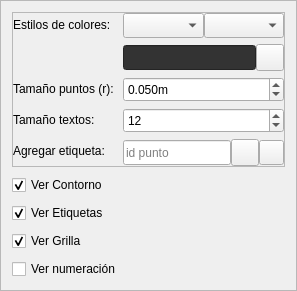
             <widget class="QFrame" name="frame_ResultAnimation0">
              <property name="sizePolicy">
               <sizepolicy hsizetype="Preferred" vsizetype="Preferred">
                <horstretch>0</horstretch>
                <verstretch>0</verstretch>
               </sizepolicy>
              </property>
              <property name="frameShape">
               <enum>QFrame::Shape::StyledPanel</enum>
              </property>
              <property name="frameShadow">
               <enum>QFrame::Shadow::Raised</enum>
              </property>
              <layout class="QVBoxLayout" name="verticalLayout_7">
               <property name="spacing">
                <number>8</number>
               </property>
               <item>
                <widget class="QFrame" name="frame_4">
                 <property name="styleSheet">
                  <string notr="true"/>
                 </property>
                 <property name="frameShape">
                  <enum>QFrame::Shape::StyledPanel</enum>
                 </property>
                 <property name="frameShadow">
                  <enum>QFrame::Shadow::Raised</enum>
                 </property>
                 <layout class="QFormLayout" name="formLayout_4">
                  <property name="horizontalSpacing">
                   <number>0</number>
                  </property>
                  <property name="verticalSpacing">
                   <number>6</number>
                  </property>
                  <property name="leftMargin">
                   <number>0</number>
                  </property>
                  <property name="topMargin">
                   <number>0</number>
                  </property>
                  <property name="rightMargin">
                   <number>0</number>
                  </property>
                  <property name="bottomMargin">
                   <number>0</number>
                  </property>
                  <item row="0" column="0">
                   <widget class="QLabel" name="label_textResultAnimation1_2">
                    <property name="minimumSize">
                     <size>
                      <width>110</width>
                      <height>0</height>
                     </size>
                    </property>
                    <property name="text">
                     <string>Estilos de colores:</string>
                    </property>
                    <property name="QLabelStyle" stdset="0">
                     <number>3</number>
                    </property>
                   </widget>
                  </item>
                  <item row="0" column="1">
                   <layout class="QHBoxLayout" name="horizontalLayout_4">
                    <item>
                     <widget class="QComboBox" name="comboBox_ResultAnimationColorStyles_Resultados">
                      <property name="minimumSize">
                       <size>
                        <width>0</width>
                        <height>25</height>
                       </size>
                      </property>
                      <property name="QComboBoxStyle" stdset="0">
                       <number>1</number>
                      </property>
                     </widget>
                    </item>
                    <item>
                     <widget class="QComboBox" name="comboBox_ResultAnimationColorStyles_Puntos">
                      <property name="minimumSize">
                       <size>
                        <width>0</width>
                        <height>25</height>
                       </size>
                      </property>
                      <property name="QComboBoxStyle" stdset="0">
                       <number>1</number>
                      </property>
                     </widget>
                    </item>
                   </layout>
                  </item>
                  <item row="1" column="1">
                   <layout class="QHBoxLayout" name="horizontalLayout_8">
                    <item>
                     <widget class="QLineEdit" name="lineEdit_textColor">
                      <property name="enabled">
                       <bool>false</bool>
                      </property>
                      <property name="minimumSize">
                       <size>
                        <width>120</width>
                        <height>25</height>
                       </size>
                      </property>
                      <property name="maximumSize">
                       <size>
                        <width>16777215</width>
                        <height>16777215</height>
                       </size>
                      </property>
                      <property name="palette">
                       <palette>
                        <active>
                         <colorrole role="WindowText">
                          <brush brushstyle="SolidPattern">
                           <color alpha="255">
                            <red>221</red>
                            <green>221</green>
                            <blue>221</blue>
                           </color>
                          </brush>
                         </colorrole>
                         <colorrole role="Button">
                          <brush brushstyle="SolidPattern">
                           <color alpha="255">
                            <red>51</red>
                            <green>51</green>
                            <blue>51</blue>
                           </color>
                          </brush>
                         </colorrole>
                         <colorrole role="Text">
                          <brush brushstyle="SolidPattern">
                           <color alpha="255">
                            <red>221</red>
                            <green>221</green>
                            <blue>221</blue>
                           </color>
                          </brush>
                         </colorrole>
                         <colorrole role="ButtonText">
                          <brush brushstyle="SolidPattern">
                           <color alpha="255">
                            <red>221</red>
                            <green>221</green>
                            <blue>221</blue>
                           </color>
                          </brush>
                         </colorrole>
                         <colorrole role="Base">
                          <brush brushstyle="SolidPattern">
                           <color alpha="255">
                            <red>51</red>
                            <green>51</green>
                            <blue>51</blue>
                           </color>
                          </brush>
                         </colorrole>
                         <colorrole role="Window">
                          <brush brushstyle="SolidPattern">
                           <color alpha="255">
                            <red>51</red>
                            <green>51</green>
                            <blue>51</blue>
                           </color>
                          </brush>
                         </colorrole>
                         <colorrole role="PlaceholderText">
                          <brush brushstyle="SolidPattern">
                           <color alpha="128">
                            <red>221</red>
                            <green>221</green>
                            <blue>221</blue>
                           </color>
                          </brush>
                         </colorrole>
                        </active>
                        <inactive>
                         <colorrole role="WindowText">
                          <brush brushstyle="SolidPattern">
                           <color alpha="255">
                            <red>221</red>
                            <green>221</green>
                            <blue>221</blue>
                           </color>
                          </brush>
                         </colorrole>
                         <colorrole role="Button">
                          <brush brushstyle="SolidPattern">
                           <color alpha="255">
                            <red>51</red>
                            <green>51</green>
                            <blue>51</blue>
                           </color>
                          </brush>
                         </colorrole>
                         <colorrole role="Text">
                          <brush brushstyle="SolidPattern">
                           <color alpha="255">
                            <red>221</red>
                            <green>221</green>
                            <blue>221</blue>
                           </color>
                          </brush>
                         </colorrole>
                         <colorrole role="ButtonText">
                          <brush brushstyle="SolidPattern">
                           <color alpha="255">
                            <red>221</red>
                            <green>221</green>
                            <blue>221</blue>
                           </color>
                          </brush>
                         </colorrole>
                         <colorrole role="Base">
                          <brush brushstyle="SolidPattern">
                           <color alpha="255">
                            <red>51</red>
                            <green>51</green>
                            <blue>51</blue>
                           </color>
                          </brush>
                         </colorrole>
                         <colorrole role="Window">
                          <brush brushstyle="SolidPattern">
                           <color alpha="255">
                            <red>51</red>
                            <green>51</green>
                            <blue>51</blue>
                           </color>
                          </brush>
                         </colorrole>
                         <colorrole role="PlaceholderText">
                          <brush brushstyle="SolidPattern">
                           <color alpha="128">
                            <red>221</red>
                            <green>221</green>
                            <blue>221</blue>
                           </color>
                          </brush>
                         </colorrole>
                        </inactive>
                        <disabled>
                         <colorrole role="WindowText">
                          <brush brushstyle="SolidPattern">
                           <color alpha="255">
                            <red>221</red>
                            <green>221</green>
                            <blue>221</blue>
                           </color>
                          </brush>
                         </colorrole>
                         <colorrole role="Button">
                          <brush brushstyle="SolidPattern">
                           <color alpha="255">
                            <red>51</red>
                            <green>51</green>
                            <blue>51</blue>
                           </color>
                          </brush>
                         </colorrole>
                         <colorrole role="Text">
                          <brush brushstyle="SolidPattern">
                           <color alpha="255">
                            <red>221</red>
                            <green>221</green>
                            <blue>221</blue>
                           </color>
                          </brush>
                         </colorrole>
                         <colorrole role="ButtonText">
                          <brush brushstyle="SolidPattern">
                           <color alpha="255">
                            <red>221</red>
                            <green>221</green>
                            <blue>221</blue>
                           </color>
                          </brush>
                         </colorrole>
                         <colorrole role="Base">
                          <brush brushstyle="SolidPattern">
                           <color alpha="255">
                            <red>51</red>
                            <green>51</green>
                            <blue>51</blue>
                           </color>
                          </brush>
                         </colorrole>
                         <colorrole role="Window">
                          <brush brushstyle="SolidPattern">
                           <color alpha="255">
                            <red>51</red>
                            <green>51</green>
                            <blue>51</blue>
                           </color>
                          </brush>
                         </colorrole>
                         <colorrole role="PlaceholderText">
                          <brush brushstyle="SolidPattern">
                           <color alpha="128">
                            <red>221</red>
                            <green>221</green>
                            <blue>221</blue>
                           </color>
                          </brush>
                         </colorrole>
                        </disabled>
                       </palette>
                      </property>
                      <property name="styleSheet">
                       <string notr="true"/>
                      </property>
                      <property name="text">
                       <string/>
                      </property>
                      <property name="QLineEditStyle" stdset="0">
                       <number>2</number>
                      </property>
                     </widget>
                    </item>
                    <item>
                     <widget class="QToolButton" name="btn_select_color">
                      <property name="text">
                       <string/>
                      </property>
                      <property name="icon">
                       <iconset>
                        <normaloff>../resources/iconos/iconos_menu_draw_mesh/colo_picker.svg</normaloff>../resources/iconos/iconos_menu_draw_mesh/colo_picker.svg</iconset>
                      </property>
                      <property name="iconSize">
                       <size>
                        <width>20</width>
                        <height>20</height>
                       </size>
                      </property>
                      <property name="arrowType">
                       <enum>Qt::ArrowType::NoArrow</enum>
                      </property>
                      <property name="QToolButtonStyle" stdset="0">
                       <number>1</number>
                      </property>
                     </widget>
                    </item>
                   </layout>
                  </item>
                  <item row="2" column="0">
                   <widget class="QLabel" name="label_textResultAnimation1_3">
                    <property name="minimumSize">
                     <size>
                      <width>110</width>
                      <height>0</height>
                     </size>
                    </property>
                    <property name="text">
                     <string>Tamaño puntos (r):</string>
                    </property>
                    <property name="QLabelStyle" stdset="0">
                     <number>3</number>
                    </property>
                   </widget>
                  </item>
                  <item row="2" column="1">
                   <widget class="QDoubleSpinBox" name="doubleSpinBoxl_textResultAnimationSizePoints">
                    <property name="enabled">
                     <bool>true</bool>
                    </property>
                    <property name="minimumSize">
                     <size>
                      <width>120</width>
                      <height>25</height>
                     </size>
                    </property>
                    <property name="suffix">
                     <string>m</string>
                    </property>
                    <property name="decimals">
                     <number>3</number>
                    </property>
                    <property name="minimum">
                     <double>0.010000000000000</double>
                    </property>
                    <property name="maximum">
                     <double>2.000000000000000</double>
                    </property>
                    <property name="singleStep">
                     <double>0.010000000000000</double>
                    </property>
                    <property name="value">
                     <double>0.050000000000000</double>
                    </property>
                    <property name="QDoubleSpinBoxStyle" stdset="0">
                     <number>1</number>
                    </property>
                   </widget>
                  </item>
                  <item row="3" column="0">
                   <widget class="QLabel" name="label_textResultAnimation1_4">
                    <property name="minimumSize">
                     <size>
                      <width>110</width>
                      <height>0</height>
                     </size>
                    </property>
                    <property name="text">
                     <string>Tamaño textos:</string>
                    </property>
                    <property name="QLabelStyle" stdset="0">
                     <number>3</number>
                    </property>
                   </widget>
                  </item>
                  <item row="3" column="1">
                   <widget class="QSpinBox" name="spinBox_ResultAnimationSizeText">
                    <property name="minimumSize">
                     <size>
                      <width>120</width>
                      <height>25</height>
                     </size>
                    </property>
                    <property name="minimum">
                     <number>1</number>
                    </property>
                    <property name="maximum">
                     <number>100</number>
                    </property>
                    <property name="singleStep">
                     <number>1</number>
                    </property>
                    <property name="value">
                     <number>12</number>
                    </property>
                    <property name="displayIntegerBase">
                     <number>10</number>
                    </property>
                    <property name="QSpinBoxStyle" stdset="0">
                     <number>1</number>
                    </property>
                   </widget>
                  </item>
                  <item row="4" column="0">
                   <widget class="QLabel" name="label_textResultAnimation1_5">
                    <property name="minimumSize">
                     <size>
                      <width>110</width>
                      <height>0</height>
                     </size>
                    </property>
                    <property name="text">
                     <string>Agregar etiqueta:</string>
                    </property>
                    <property name="QLabelStyle" stdset="0">
                     <number>3</number>
                    </property>
                   </widget>
                  </item>
                  <item row="4" column="1">
                   <layout class="QHBoxLayout" name="horizontalLayout_10">
                    <item>
                     <widget class="QLineEdit" name="lineEdit_ResultAnimation_LabelByPointId">
                      <property name="minimumSize">
                       <size>
                        <width>0</width>
                        <height>25</height>
                       </size>
                      </property>
                      <property name="toolTip">
                       <string>&lt;html&gt;&lt;head/&gt;&lt;body&gt;&lt;p&gt;&lt;span style=&quot; font-size:10pt; font-style:italic;&quot;&gt;Puede buscar por id como 1 o 2 o 3 etc. O por conjuntos separados por coma, por ejemplo 1,2,3…&lt;/span&gt;&lt;/p&gt;&lt;/body&gt;&lt;/html&gt;</string>
                      </property>
                      <property name="inputMask">
                       <string/>
                      </property>
                      <property name="text">
                       <string/>
                      </property>
                      <property name="placeholderText">
                       <string>id punto</string>
                      </property>
                      <property name="QLineEditStyle" stdset="0">
                       <number>1</number>
                      </property>
                     </widget>
                    </item>
                    <item>
                     <widget class="QToolButton" name="toolButton_AddPointLabel">
                      <property name="text">
                       <string/>
                      </property>
                      <property name="icon">
                       <iconset>
                        <normaloff>../../../MPM-UN_2025/app/resources/iconos/icono_result/add.svg</normaloff>../../../MPM-UN_2025/app/resources/iconos/icono_result/add.svg</iconset>
                      </property>
                      <property name="iconSize">
                       <size>
                        <width>20</width>
                        <height>20</height>
                       </size>
                      </property>
                      <property name="arrowType">
                       <enum>Qt::ArrowType::NoArrow</enum>
                      </property>
                      <property name="QToolButtonStyle" stdset="0">
                       <number>1</number>
                      </property>
                     </widget>
                    </item>
                    <item>
                     <widget class="QToolButton" name="toolButton_closePointLabel">
                      <property name="sizePolicy">
                       <sizepolicy hsizetype="Fixed" vsizetype="Maximum">
                        <horstretch>0</horstretch>
                        <verstretch>0</verstretch>
                       </sizepolicy>
                      </property>
                      <property name="minimumSize">
                       <size>
                        <width>25</width>
                        <height>25</height>
                       </size>
                      </property>
                      <property name="maximumSize">
                       <size>
                        <width>25</width>
                        <height>25</height>
                       </size>
                      </property>
                      <property name="font">
                       <font>
                        <family>Ubuntu</family>
                        <pointsize>7</pointsize>
                       </font>
                      </property>
                      <property name="styleSheet">
                       <string notr="true"/>
                      </property>
                      <property name="text">
                       <string/>
                      </property>
                      <property name="icon">
                       <iconset>
                        <normaloff>../../../MPM-UN_2025/app/resources/iconos/iconos_consola/exit.svg</normaloff>../../../MPM-UN_2025/app/resources/iconos/iconos_consola/exit.svg</iconset>
                      </property>
                      <property name="iconSize">
                       <size>
                        <width>15</width>
                        <height>15</height>
                       </size>
                      </property>
                      <property name="toolButtonStyle">
                       <enum>Qt::ToolButtonStyle::ToolButtonIconOnly</enum>
                      </property>
                      <property name="style_mesh_card_button" stdset="0">
                       <number>1</number>
                      </property>
                     </widget>
                    </item>
                   </layout>
                  </item>
                 </layout>
                </widget>
               </item>
               <item>
                <layout class="QVBoxLayout" name="verticalLayout_9">
                 <item>
                  <widget class="QCheckBox" name="checkBox_ResultAnimationCountour">
                   <property name="text">
                    <string>Ver Contorno</string>
                   </property>
                   <property name="checked">
                    <bool>true</bool>
                   </property>
                   <property name="QCheckBoxStyle" stdset="0">
                    <number>1</number>
                   </property>
                  </widget>
                 </item>
                 <item>
                  <widget class="QCheckBox" name="checkBox_ResultAnimationLabel">
                   <property name="text">
                    <string>Ver Etiquetas</string>
                   </property>
                   <property name="checked">
                    <bool>true</bool>
                   </property>
                   <property name="QCheckBoxStyle" stdset="0">
                    <number>1</number>
                   </property>
                  </widget>
                 </item>
                 <item>
                  <widget class="QCheckBox" name="checkBox_ResultAnimationGrid">
                   <property name="text">
                    <string>Ver Grilla</string>
                   </property>
                   <property name="checked">
                    <bool>true</bool>
                   </property>
                   <property name="QCheckBoxStyle" stdset="0">
                    <number>1</number>
                   </property>
                  </widget>
                 </item>
                 <item>
                  <widget class="QCheckBox" name="checkBox_ResultAnimationValues">
                   <property name="text">
                    <string>Ver numeración</string>
                   </property>
                   <property name="checked">
                    <bool>false</bool>
                   </property>
                   <property name="QCheckBoxStyle" stdset="0">
                    <number>1</number>
                   </property>
                  </widget>
                 </item>
                </layout>
               </item>
              </layout>
             </widget>
